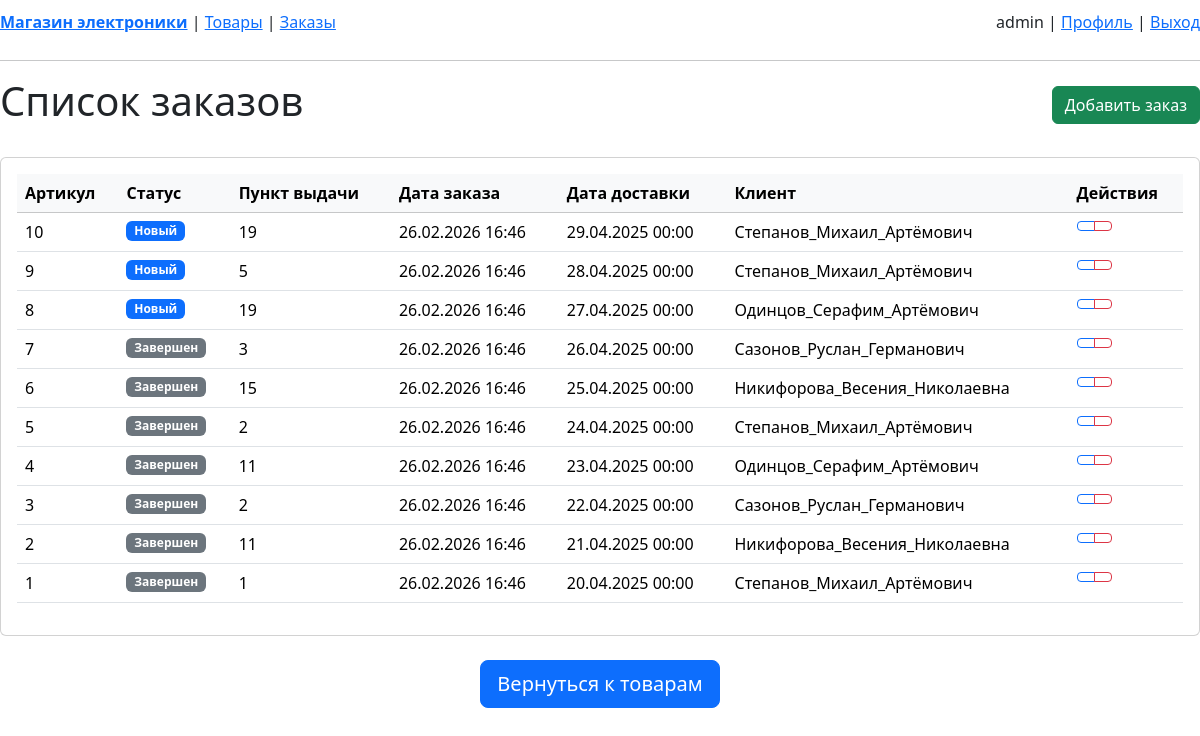
The page /orders/ (signed in) on the database as committed earlier.
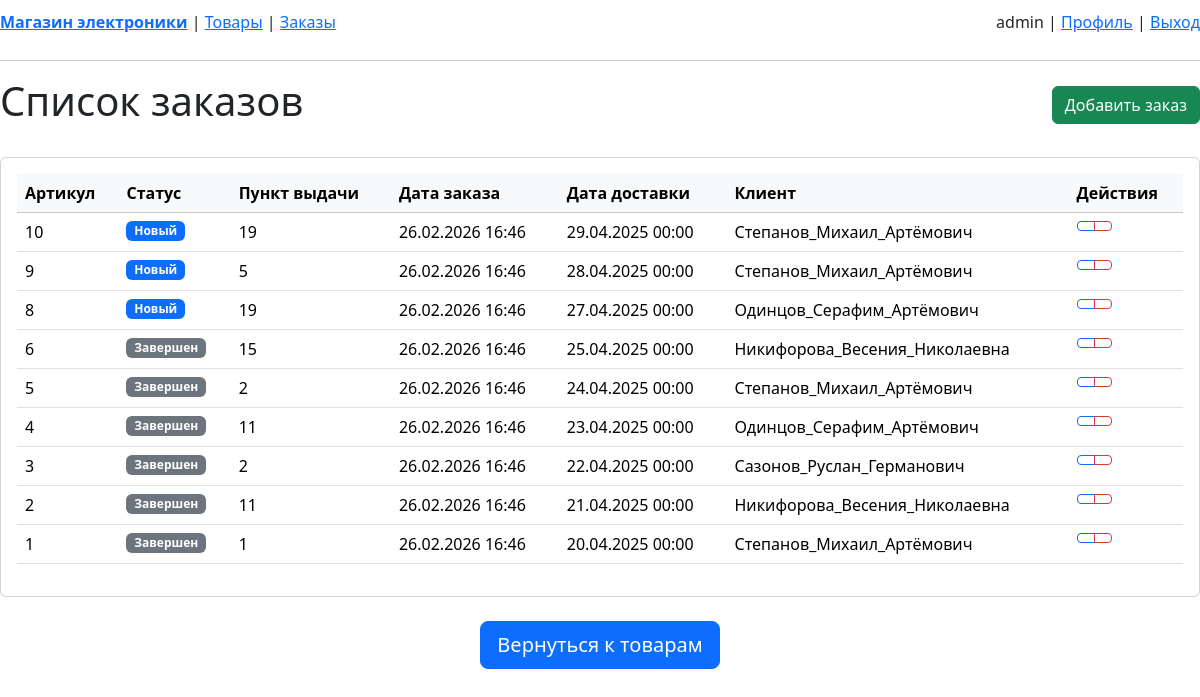
The same page on the database as committed later.
### orders/models.py (models this page shows, shortened)
class Order(models.Model):
    order_number = models.CharField(max_length=50, unique=True, verbose_name="Артикул заказа")
    status = models.ForeignKey(OrderStatus, on_delete=models.CASCADE, verbose_name="Статус заказа")
    pickup_point = models.ForeignKey(PickupPoint, on_delete=models.CASCADE, verbose_name="Адрес пункта выдачи")
    order_date = models.DateTimeField(auto_now_add=True, verbose_name="Дата заказа")
    delivery_date = models.DateTimeField(null=True, blank=True, verbose_name="Дата доставки")
    customer = models.ForeignKey(User, on_delete=models.CASCADE, verbose_name="Клиент")
    pickup_code = models.CharField("Код для получения", max_length=50, blank=True, default="")
    class Meta:
        verbose_name = "Заказ"
        verbose_name_plural = "Заказы"
        ordering = ['-order_date']

class OrderStatus(models.Model):
    name = models.CharField(max_length=50, unique=True, verbose_name="Название статуса")
    class Meta:
        verbose_name = "Статус заказа"
        verbose_name_plural = "Статусы заказов"
        ordering = ['name']

class PickupPoint(models.Model):
    address = models.CharField(max_length=300, unique=True, verbose_name="Адрес пункта выдачи")
    class Meta:
        verbose_name = "Пункт выдачи"
        verbose_name_plural = "Пункты выдачи"
        ordering = ['address']

### orders/views.py (the view)
# urls.py: path('', views.order_list, name='order_list'),
@login_required
def order_list(request):
    user_role = get_user_role(request.user)
    if user_role not in ['manager', 'admin']:
        messages.error(request, 'У вас нет прав для просмотра заказов.')
        return redirect('products:product_list')
    if user_role == 'client':
        orders = Order.objects.filter(customer=request.user).select_related(
            'status', 'pickup_point', 'customer'
        )
    else:
        orders = Order.objects.select_related('status', 'pickup_point', 'customer')
    orders = orders.order_by('-order_date')
    paginator = Paginator(orders, 10)
    page_number = request.GET.get('page')
    page_obj = paginator.get_page(page_number)
    context = {
        'page_obj': page_obj,
        'user_role': user_role,
    }
    return render(request, 'orders/order_list.html', context)

### accounts/context_processors.py (called while the page is built)
def role_flags(request):
    user = request.user
    is_manager = False
    if user.is_authenticated:
        is_manager = user.groups.filter(name="Менеджеры").exists()
    return {"is_manager": is_manager}

### orders/views.py (called while the page is built)
def get_user_role(user):
    if user.is_superuser:
        return 'admin'
    if user.groups.filter(name='Менеджеры').exists():
        return 'manager'
    if user.groups.filter(name='Клиенты').exists():
        return 'client'
    return 'guest'

### templates/orders/order_list.html (shortened to what this page needs)
{% extends 'base/base.html' %}
{% block content %}
<div class="d-flex justify-content-between align-items-center mb-4">
    <h1> Список заказов</h1>
    {% if user.is_authenticated and user.is_superuser %}
        <a href="{% url 'orders:order_create' %}" class="btn btn-success">
             Добавить заказ
        </a>
    {% endif %}
</div>
<div class="card">
    <div class="card-body">
        {% if page_obj %}
            <div class="table-responsive">
                <table class="table table-hover">
                    <thead class="table-light">
                        <tr>
                            <th>Артикул</th>
                            <th>Статус</th>
                            <th>Пункт выдачи</th>
                            <th>Дата заказа</th>
                            <th>Дата доставки</th>
                            {% if user_role != 'client' %}
                                <th>Клиент</th>
                            {% endif %}
                            {% if user.is_authenticated and user.is_superuser %}
                                <th>Действия</th>
                            {% endif %}
                        </tr>
                    </thead>
                    <tbody>
                        {% for order in page_obj %}
                            <tr class="product-row">
                                <td>{{ order.order_number }}</td>
                                <td>
                                    <span class="badge
                                        {% if order.status.name == 'Новый' %}bg-primary
                                        {% elif order.status.name == 'В обработке' %}bg-warning
                                        {% elif order.status.name == 'Готов к выдаче' %}bg-info
                                        {% elif order.status.name == 'Выдан' %}bg-success
                                        {% else %}bg-secondary{% endif %}">
                                        {{ order.status.name }}
                                    </span>
                                </td>
                                <td>{{ order.pickup_point.address }}</td>
                                <td>{{ order.order_date|date:"d.m.Y H:i" }}</td>
                                <td>
                                    {% if order.delivery_date %}
                                        {{ order.delivery_date|date:"d.m.Y H:i" }}
                                    {% else %}
                                        <span class="text-muted">-</span>
                                    {% endif %}
                                </td>
                                {% if user_role != 'client' %}
                                    <td>{{ order.customer.get_full_name|default:order.customer.username }}</td>
                                {% endif %}
                                {% if user.is_authenticated and user.is_superuser %}
                                    <td>
                                        <div class="btn-group" role="group">
                                            <a href="{% url 'orders:order_update' order.pk %}"
                                               class="btn btn-sm btn-outline-primary">
                                            </a>
                                            <a href="{% url 'orders:order_delete' order.pk %}"
                                               class="btn btn-sm btn-outline-danger"
                                               onclick="return confirm('Вы уверены, что хотите удалить этот заказ?')">
                                            </a>
                                        </div>
                                    </td>
                                {% endif %}
                            </tr>
                        {% endfor %}
                    </tbody>
                </table>
            </div>
        {% else %}
            <div class="text-center py-5">
                <i class="bi bi-inbox-fill text-muted" style="font-size: 3rem;"></i>
                <h4 class="text-muted mt-3">Заказы не найдены</h4>
                <p class="text-muted">У вас пока нет заказов.</p>
            </div>
        {% endif %}
    </div>
</div>
<div class="text-center mt-4">
    <a href="{% url 'products:product_list' %}" class="btn btn-primary btn-lg">
         Вернуться к товарам
    </a>
</div>
{% endblock %}

### templates/base/base.html (shortened to what this page needs)
{% load static %}
{% load django_bootstrap5 %}
{% bootstrap_css %}
<!doctype html>
<html lang="ru">
<head>
</head>
<body>
<nav style="display:flex; justify-content:space-between; align-items:center; padding:10px 0;">
  <div>
    <a href="{% url 'products:product_list' %}"><b>Магазин электроники</b></a>
    |
    <a href="{% url 'products:product_list' %}">Товары</a>
    {% if user.is_authenticated %}
      {% if user.is_superuser or is_manager %}
        | <a href="{% url 'orders:order_list' %}">Заказы</a>
      {% endif %}
    {% endif %}
  </div>
  <div>
    {% if user.is_authenticated %}
      <span>{{ user.get_full_name|default:user.username }}</span>
      |
      <a href="{% url 'accounts:profile' %}">Профиль</a>
      |
      <a href="/accounts/logout/">Выход</a>
    {% else %}
      <a href="{% url 'accounts:login' %}">Войти</a>
    {% endif %}
  </div>
</nav>
<hr>
{% block content %}{% endblock %}
</body>
</html>

Rows that differ between the two databases and show on the page:
removed Order: order_number "7", status.name "Завершен", pickup_point.address "3", order_date "26.02.2026 16:46", delivery_date "26.04.2025 00:00", customer.get_full_name "Сазонов_Руслан_Германович"
